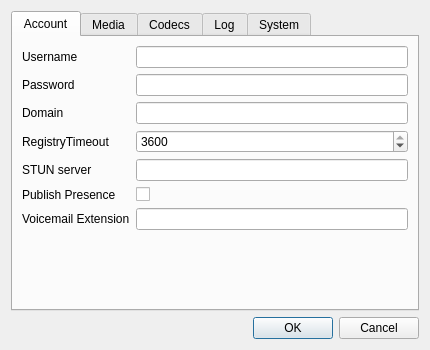
<?xml version="1.0" encoding="UTF-8"?>
<ui version="4.0">
 <class>configDlg</class>
 <widget class="QDialog" name="configDlg">
  <property name="geometry">
   <rect>
    <x>0</x>
    <y>0</y>
    <width>430</width>
    <height>350</height>
   </rect>
  </property>
  <property name="sizePolicy">
   <sizepolicy hsizetype="Fixed" vsizetype="Fixed">
    <horstretch>0</horstretch>
    <verstretch>0</verstretch>
   </sizepolicy>
  </property>
  <property name="maximumSize">
   <size>
    <width>430</width>
    <height>350</height>
   </size>
  </property>
  <property name="windowTitle">
   <string>Configuration</string>
  </property>
  <layout class="QVBoxLayout" name="verticalLayout">
   <item>
    <widget class="QTabWidget" name="cfgTabs">
     <property name="currentIndex">
      <number>0</number>
     </property>
     <widget class="QWidget" name="accTab">
      <attribute name="icon">
       <iconset resource="configuration_icons.qrc">
        <normaloff>:/configuration/icons/configuration/acc.png</normaloff>:/configuration/icons/configuration/acc.png</iconset>
      </attribute>
      <attribute name="title">
       <string>Account</string>
      </attribute>
      <layout class="QGridLayout" name="gridLayout">
       <item row="0" column="0">
        <widget class="QLabel" name="userLabel">
         <property name="text">
          <string>Username</string>
         </property>
         <property name="buddy">
          <cstring>userText</cstring>
         </property>
        </widget>
       </item>
       <item row="0" column="1">
        <widget class="QLineEdit" name="userText"/>
       </item>
       <item row="1" column="0">
        <widget class="QLabel" name="passLabel">
         <property name="text">
          <string>Password</string>
         </property>
         <property name="buddy">
          <cstring>passwordText</cstring>
         </property>
        </widget>
       </item>
       <item row="1" column="1">
        <widget class="QLineEdit" name="passwordText">
         <property name="echoMode">
          <enum>QLineEdit::PasswordEchoOnEdit</enum>
         </property>
        </widget>
       </item>
       <item row="2" column="0">
        <widget class="QLabel" name="domainLabel">
         <property name="text">
          <string>Domain</string>
         </property>
         <property name="buddy">
          <cstring>domainText</cstring>
         </property>
        </widget>
       </item>
       <item row="2" column="1">
        <widget class="QLineEdit" name="domainText"/>
       </item>
       <item row="7" column="1">
        <spacer name="verticalSpacer">
         <property name="orientation">
          <enum>Qt::Vertical</enum>
         </property>
         <property name="sizeHint" stdset="0">
          <size>
           <width>20</width>
           <height>40</height>
          </size>
         </property>
        </spacer>
       </item>
       <item row="3" column="1">
        <widget class="QSpinBox" name="regtimeNum">
         <property name="maximum">
          <number>3600</number>
         </property>
         <property name="value">
          <number>3600</number>
         </property>
        </widget>
       </item>
       <item row="3" column="0">
        <widget class="QLabel" name="regtimeLabel">
         <property name="text">
          <string>RegistryTimeout</string>
         </property>
         <property name="buddy">
          <cstring>regtimeNum</cstring>
         </property>
        </widget>
       </item>
       <item row="4" column="1">
        <widget class="QLineEdit" name="stunText"/>
       </item>
       <item row="4" column="0">
        <widget class="QLabel" name="stunLabel">
         <property name="text">
          <string>STUN server</string>
         </property>
         <property name="buddy">
          <cstring>stunText</cstring>
         </property>
        </widget>
       </item>
       <item row="5" column="1">
        <widget class="QCheckBox" name="presenceBox">
         <property name="text">
          <string/>
         </property>
        </widget>
       </item>
       <item row="5" column="0">
        <widget class="QLabel" name="presenceLabel">
         <property name="text">
          <string>Publish Presence</string>
         </property>
         <property name="buddy">
          <cstring>presenceBox</cstring>
         </property>
        </widget>
       </item>
       <item row="6" column="0">
        <widget class="QLabel" name="vmextenLabel">
         <property name="text">
          <string>Voicemail Extension</string>
         </property>
         <property name="buddy">
          <cstring>vmextenText</cstring>
         </property>
        </widget>
       </item>
       <item row="6" column="1">
        <widget class="QLineEdit" name="vmextenText"/>
       </item>
      </layout>
     </widget>
     <widget class="QWidget" name="mediaTab">
      <attribute name="icon">
       <iconset resource="configuration_icons.qrc">
        <normaloff>:/configuration/icons/configuration/media.png</normaloff>:/configuration/icons/configuration/media.png</iconset>
      </attribute>
      <attribute name="title">
       <string>Media</string>
      </attribute>
      <layout class="QGridLayout" name="gridLayout_2">
       <item row="0" column="0">
        <widget class="QLabel" name="vadLable">
         <property name="text">
          <string>Enable VAD</string>
         </property>
         <property name="buddy">
          <cstring>vadBox</cstring>
         </property>
        </widget>
       </item>
       <item row="0" column="1">
        <widget class="QCheckBox" name="vadBox">
         <property name="layoutDirection">
          <enum>Qt::LeftToRight</enum>
         </property>
         <property name="text">
          <string/>
         </property>
        </widget>
       </item>
       <item row="1" column="0">
        <widget class="QLabel" name="framelenLabel">
         <property name="text">
          <string>Audio frames length(ms)</string>
         </property>
         <property name="buddy">
          <cstring>framelenBox</cstring>
         </property>
        </widget>
       </item>
       <item row="1" column="1">
        <widget class="QSpinBox" name="framelenBox">
         <property name="minimum">
          <number>20</number>
         </property>
         <property name="maximum">
          <number>100</number>
         </property>
         <property name="singleStep">
          <number>10</number>
         </property>
         <property name="value">
          <number>20</number>
         </property>
        </widget>
       </item>
       <item row="4" column="0">
        <spacer name="verticalSpacer_2">
         <property name="orientation">
          <enum>Qt::Vertical</enum>
         </property>
         <property name="sizeHint" stdset="0">
          <size>
           <width>20</width>
           <height>40</height>
          </size>
         </property>
        </spacer>
       </item>
       <item row="2" column="0">
        <widget class="QLabel" name="qualityLabel">
         <property name="text">
          <string>Audio quality</string>
         </property>
         <property name="buddy">
          <cstring>qualityBox</cstring>
         </property>
        </widget>
       </item>
       <item row="2" column="1">
        <widget class="QSlider" name="qualityBox">
         <property name="minimum">
          <number>1</number>
         </property>
         <property name="maximum">
          <number>10</number>
         </property>
         <property name="value">
          <number>6</number>
         </property>
         <property name="orientation">
          <enum>Qt::Horizontal</enum>
         </property>
         <property name="tickPosition">
          <enum>QSlider::TicksBelow</enum>
         </property>
         <property name="tickInterval">
          <number>1</number>
         </property>
        </widget>
       </item>
       <item row="3" column="0">
        <widget class="QLabel" name="dtmfmodeLabel">
         <property name="text">
          <string>DTMF transport</string>
         </property>
         <property name="buddy">
          <cstring>dtmfmodeBox</cstring>
         </property>
        </widget>
       </item>
       <item row="3" column="1">
        <widget class="QComboBox" name="dtmfmodeBox">
         <item>
          <property name="text">
           <string>RFC2833</string>
          </property>
         </item>
         <item>
          <property name="text">
           <string>SIP INFO</string>
          </property>
         </item>
        </widget>
       </item>
      </layout>
     </widget>
     <widget class="QWidget" name="codecTab">
      <attribute name="icon">
       <iconset resource="configuration_icons.qrc">
        <normaloff>:/configuration/icons/configuration/codecs.png</normaloff>:/configuration/icons/configuration/codecs.png</iconset>
      </attribute>
      <attribute name="title">
       <string>Codecs</string>
      </attribute>
      <layout class="QHBoxLayout" name="horizontalLayout">
       <item>
        <layout class="QVBoxLayout" name="verticalLayout_3">
         <item>
          <widget class="QListWidget" name="enaList">
           <property name="editTriggers">
            <set>QAbstractItemView::NoEditTriggers</set>
           </property>
           <property name="dragEnabled">
            <bool>true</bool>
           </property>
           <property name="dragDropMode">
            <enum>QAbstractItemView::InternalMove</enum>
           </property>
           <property name="movement">
            <enum>QListView::Free</enum>
           </property>
          </widget>
         </item>
         <item>
          <widget class="QLabel" name="enaLabel">
           <property name="text">
            <string>&lt;!DOCTYPE HTML PUBLIC &quot;-//W3C//DTD HTML 4.0//EN&quot; &quot;http://www.w3.org/TR/REC-html40/strict.dtd&quot;&gt;
&lt;html&gt;&lt;head&gt;&lt;meta name=&quot;qrichtext&quot; content=&quot;1&quot; /&gt;&lt;style type=&quot;text/css&quot;&gt;
p, li { white-space: pre-wrap; }
&lt;/style&gt;&lt;/head&gt;&lt;body style=&quot; font-family:'Sans Serif'; font-size:9pt; font-weight:400; font-style:normal;&quot;&gt;
&lt;p align=&quot;center&quot; style=&quot; margin-top:0px; margin-bottom:0px; margin-left:0px; margin-right:0px; -qt-block-indent:0; text-indent:0px;&quot;&gt;Enabled Codecs&lt;/p&gt;&lt;/body&gt;&lt;/html&gt;</string>
           </property>
          </widget>
         </item>
        </layout>
       </item>
       <item>
        <widget class="QWidget" name="arrowFrame" native="true">
         <layout class="QVBoxLayout" name="verticalLayout_2">
          <item>
           <widget class="QPushButton" name="rightBtn">
            <property name="sizePolicy">
             <sizepolicy hsizetype="Fixed" vsizetype="Fixed">
              <horstretch>0</horstretch>
              <verstretch>0</verstretch>
             </sizepolicy>
            </property>
            <property name="maximumSize">
             <size>
              <width>28</width>
              <height>28</height>
             </size>
            </property>
            <property name="text">
             <string>-&gt;</string>
            </property>
           </widget>
          </item>
          <item>
           <widget class="QPushButton" name="leftBtn">
            <property name="sizePolicy">
             <sizepolicy hsizetype="Fixed" vsizetype="Fixed">
              <horstretch>0</horstretch>
              <verstretch>0</verstretch>
             </sizepolicy>
            </property>
            <property name="maximumSize">
             <size>
              <width>28</width>
              <height>28</height>
             </size>
            </property>
            <property name="text">
             <string>&lt;-</string>
            </property>
           </widget>
          </item>
         </layout>
        </widget>
       </item>
       <item>
        <layout class="QVBoxLayout" name="verticalLayout_4">
         <item>
          <widget class="QListWidget" name="disList">
           <property name="editTriggers">
            <set>QAbstractItemView::NoEditTriggers</set>
           </property>
           <property name="dragEnabled">
            <bool>true</bool>
           </property>
           <property name="dragDropMode">
            <enum>QAbstractItemView::InternalMove</enum>
           </property>
           <property name="movement">
            <enum>QListView::Free</enum>
           </property>
          </widget>
         </item>
         <item>
          <widget class="QLabel" name="disLabel">
           <property name="text">
            <string>&lt;!DOCTYPE HTML PUBLIC &quot;-//W3C//DTD HTML 4.0//EN&quot; &quot;http://www.w3.org/TR/REC-html40/strict.dtd&quot;&gt;
&lt;html&gt;&lt;head&gt;&lt;meta name=&quot;qrichtext&quot; content=&quot;1&quot; /&gt;&lt;style type=&quot;text/css&quot;&gt;
p, li { white-space: pre-wrap; }
&lt;/style&gt;&lt;/head&gt;&lt;body style=&quot; font-family:'Sans Serif'; font-size:9pt; font-weight:400; font-style:normal;&quot;&gt;
&lt;p align=&quot;center&quot; style=&quot; margin-top:0px; margin-bottom:0px; margin-left:0px; margin-right:0px; -qt-block-indent:0; text-indent:0px;&quot;&gt;Disabled Codecs&lt;/p&gt;&lt;/body&gt;&lt;/html&gt;</string>
           </property>
          </widget>
         </item>
        </layout>
       </item>
      </layout>
     </widget>
     <widget class="QWidget" name="logTab">
      <attribute name="icon">
       <iconset resource="configuration_icons.qrc">
        <normaloff>:/configuration/icons/configuration/log.png</normaloff>:/configuration/icons/configuration/log.png</iconset>
      </attribute>
      <attribute name="title">
       <string>Log</string>
      </attribute>
      <layout class="QGridLayout" name="gridLayout_3">
       <item row="0" column="0">
        <widget class="QLabel" name="levelLabel">
         <property name="text">
          <string>Log level</string>
         </property>
         <property name="buddy">
          <cstring>levelBox</cstring>
         </property>
        </widget>
       </item>
       <item row="0" column="1">
        <widget class="QSpinBox" name="levelBox">
         <property name="maximum">
          <number>9</number>
         </property>
         <property name="value">
          <number>9</number>
         </property>
        </widget>
       </item>
       <item row="1" column="0">
        <widget class="QLabel" name="fileLabel">
         <property name="text">
          <string>Log filename</string>
         </property>
         <property name="buddy">
          <cstring>fileText</cstring>
         </property>
        </widget>
       </item>
       <item row="2" column="0">
        <widget class="QLabel" name="msgLabel">
         <property name="text">
          <string>Log SIP messages</string>
         </property>
         <property name="buddy">
          <cstring>msgBox</cstring>
         </property>
        </widget>
       </item>
       <item row="2" column="1">
        <widget class="QCheckBox" name="msgBox">
         <property name="text">
          <string/>
         </property>
        </widget>
       </item>
       <item row="3" column="0">
        <spacer name="verticalSpacer_3">
         <property name="orientation">
          <enum>Qt::Vertical</enum>
         </property>
         <property name="sizeHint" stdset="0">
          <size>
           <width>20</width>
           <height>40</height>
          </size>
         </property>
        </spacer>
       </item>
       <item row="1" column="1">
        <widget class="QLineEdit" name="fileText">
         <property name="text">
          <string/>
         </property>
        </widget>
       </item>
      </layout>
     </widget>
     <widget class="QWidget" name="sysTab">
      <property name="enabled">
       <bool>true</bool>
      </property>
      <attribute name="icon">
       <iconset resource="configuration_icons.qrc">
        <normaloff>:/configuration/icons/configuration/cfg.png</normaloff>:/configuration/icons/configuration/cfg.png</iconset>
      </attribute>
      <attribute name="title">
       <string>System</string>
      </attribute>
      <layout class="QGridLayout" name="gridLayout_4">
       <item row="0" column="0">
        <widget class="QLabel" name="devLabel">
         <property name="text">
          <string>Sound Playback Device</string>
         </property>
         <property name="buddy">
          <cstring>playbackdevBox</cstring>
         </property>
        </widget>
       </item>
       <item row="3" column="0">
        <widget class="QLabel" name="portLabel">
         <property name="text">
          <string>SIP port</string>
         </property>
         <property name="buddy">
          <cstring>portBox</cstring>
         </property>
        </widget>
       </item>
       <item row="3" column="1">
        <widget class="QSpinBox" name="portBox">
         <property name="sizePolicy">
          <sizepolicy hsizetype="Expanding" vsizetype="Fixed">
           <horstretch>0</horstretch>
           <verstretch>0</verstretch>
          </sizepolicy>
         </property>
         <property name="minimum">
          <number>1025</number>
         </property>
         <property name="maximum">
          <number>65535</number>
         </property>
         <property name="value">
          <number>5060</number>
         </property>
        </widget>
       </item>
       <item row="0" column="1">
        <widget class="QComboBox" name="playbackdevBox">
         <property name="sizePolicy">
          <sizepolicy hsizetype="Expanding" vsizetype="Fixed">
           <horstretch>0</horstretch>
           <verstretch>0</verstretch>
          </sizepolicy>
         </property>
         <property name="sizeAdjustPolicy">
          <enum>QComboBox::AdjustToContentsOnFirstShow</enum>
         </property>
        </widget>
       </item>
       <item row="6" column="0">
        <spacer name="verticalSpacer_4">
         <property name="orientation">
          <enum>Qt::Vertical</enum>
         </property>
         <property name="sizeHint" stdset="0">
          <size>
           <width>20</width>
           <height>40</height>
          </size>
         </property>
        </spacer>
       </item>
       <item row="1" column="0">
        <widget class="QLabel" name="capturedevLabel">
         <property name="text">
          <string>Sound Capture Device</string>
         </property>
         <property name="buddy">
          <cstring>capturedevBox</cstring>
         </property>
        </widget>
       </item>
       <item row="1" column="1">
        <widget class="QComboBox" name="capturedevBox">
         <property name="sizePolicy">
          <sizepolicy hsizetype="Expanding" vsizetype="Fixed">
           <horstretch>0</horstretch>
           <verstretch>0</verstretch>
          </sizepolicy>
         </property>
        </widget>
       </item>
       <item row="2" column="0" colspan="2">
        <widget class="QPushButton" name="testBtn">
         <property name="text">
          <string>Test sound devices</string>
         </property>
        </widget>
       </item>
       <item row="4" column="0">
        <widget class="QLabel" name="transportLabel">
         <property name="text">
          <string>Transport type</string>
         </property>
        </widget>
       </item>
       <item row="4" column="1">
        <widget class="QComboBox" name="transportBox">
         <item>
          <property name="text">
           <string>UDP</string>
          </property>
         </item>
         <item>
          <property name="text">
           <string>TCP</string>
          </property>
         </item>
        </widget>
       </item>
      </layout>
     </widget>
    </widget>
   </item>
   <item>
    <widget class="QDialogButtonBox" name="buttonBox">
     <property name="orientation">
      <enum>Qt::Horizontal</enum>
     </property>
     <property name="standardButtons">
      <set>QDialogButtonBox::Cancel|QDialogButtonBox::Ok</set>
     </property>
    </widget>
   </item>
  </layout>
  <zorder>buttonBox</zorder>
  <zorder>cfgTabs</zorder>
 </widget>
 <resources>
  <include location="configuration_icons.qrc"/>
 </resources>
 <connections>
  <connection>
   <sender>buttonBox</sender>
   <signal>rejected()</signal>
   <receiver>configDlg</receiver>
   <slot>reject()</slot>
   <hints>
    <hint type="sourcelabel">
     <x>325</x>
     <y>338</y>
    </hint>
    <hint type="destinationlabel">
     <x>286</x>
     <y>274</y>
    </hint>
   </hints>
  </connection>
 </connections>
</ui>
